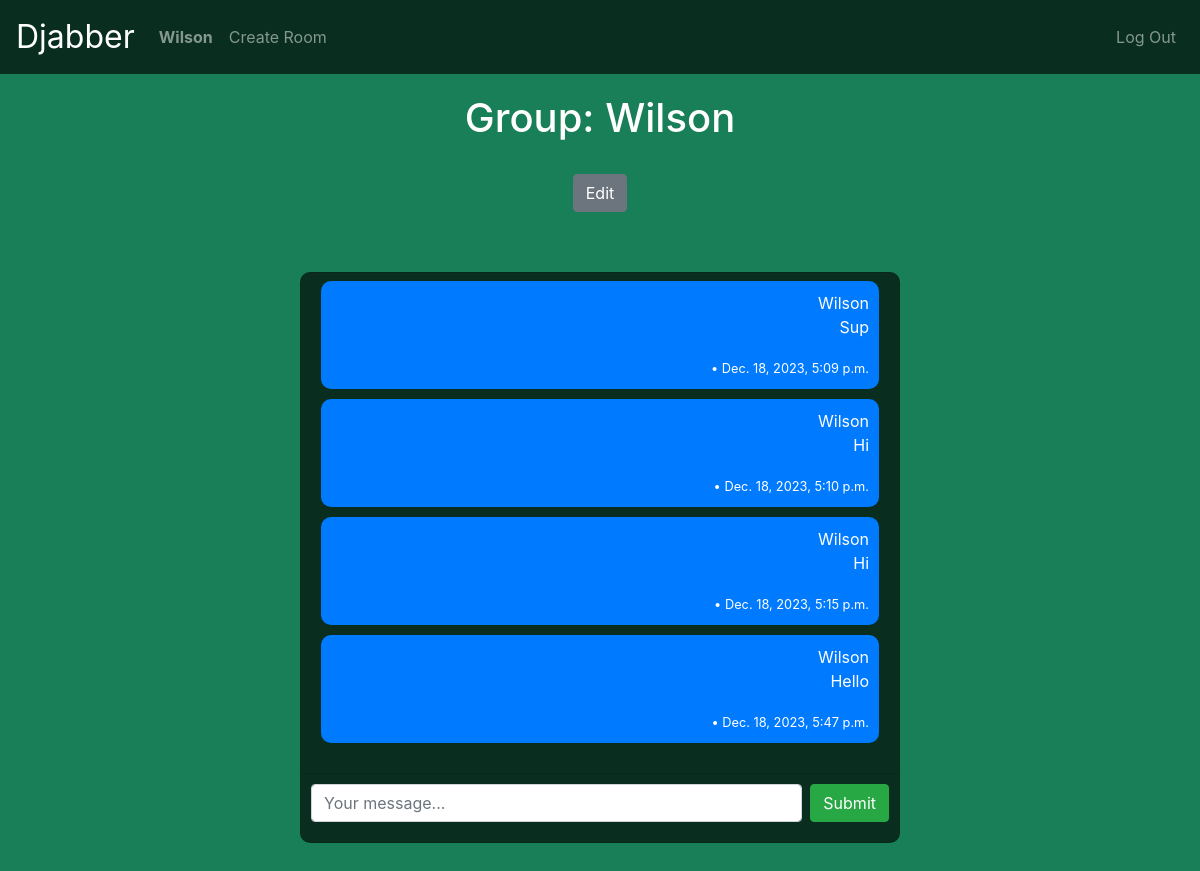
/wilson/ (signed in), run on the app's committed database.
### livechat/models.py (models this page shows, shortened)
class User(AbstractUser):
    pass

class Room(models.Model):
    owner = models.ForeignKey(User, on_delete=models.CASCADE, default=1)
    name = models.CharField(max_length=255)
    slug = models.SlugField(unique=True)
    members = models.ManyToManyField(User, related_name='rooms', blank=True, default=None)

class Message(models.Model):
    room = models.ForeignKey(Room, related_name='messages', on_delete=models.CASCADE)
    user = models.ForeignKey(User, related_name='messages', on_delete=models.CASCADE)
    content = models.TextField()
    date_added = models.DateTimeField(auto_now_add=True)
    class Meta:
        ordering = ('date_added',)

### livechat/views.py (the view)
# urls.py: path("<slug:slug>/", views.room, name="room"),
@login_required
def room(request, slug):
    try:
        room = Room.objects.get(slug=slug)
    except Room.DoesNotExist:
        message = "This room does not exist."
        return error(request, message)
    if request.user not in room.members.all():
        message = "You are not authorized to enter this room."
        return error(request, message)
    messages = Message.objects.filter(room=room).order_by('-date_added')[:25][::-1]
    return render(request, "livechat/room.html", {
            "room": room,
            "messages": messages
        })

### livechat/templates/livechat/room.html (shortened to what this page needs)
{% extends "livechat/layout.html" %}
{% load static %}
{% block body %}
    {% if user.is_authenticated %}
        <div class="header">
            <h1>Group: {{ room.name }}</h1>
            {% if user.id == room.owner.id %}
                <a href="{% url 'edit_room' room.slug %}" class="btn btn-secondary">Edit</a>
            {% else %}
                <a href="{% url 'leave_room' user.id room.id %}" class="btn btn-danger"
                    onclick="return confirm('Are you sure you want to leave this room?')">Leave group</a>
            {% endif %}
        </div>
        <div class="container-lg mt-4 d-flex align-items-center justify-content-center">
            <div class="card chat-window">
                <div class="card-body" id="chat-messages" style="height: 500px; overflow-y: auto;">
                {% for message in messages %}
                    <div class="message {% if message.user.id == user.id %}sender{% else %}receiver{% endif %}">
                        <p class="mb-0"> {{ message.user.username }}</p>
                        <p> {{ message.content }}</p>
                        <span class="small font-weight-normal"> • {{ message.date_added }}</span>
                    </div>
                {% endfor %}
                </div>
                <div class="card-footer">
                    <form method="post" action="." class="d-flex">
                        <input type="text" name="content" class="form-control flex-grow-1" placeholder="Your message..." id="chat-message-input" autofocus>
                        <button class="btn btn-success ml-2" id="chat-message-submit">
                            Submit
                        </button>
                    </form>
                </div>
            </div>
        </div>
    {% else %}
        <h1>Logged out</h1>
    {% endif %}
{% endblock %}

### livechat/templates/livechat/layout.html (shortened to what this page needs)
{% load static %}
<!DOCTYPE html>
<html lang="en">
    <head>
        <link rel="stylesheet" href="https://stackpath.bootstrapcdn.com/bootstrap/4.4.1/css/bootstrap.min.css">
        <link href="{% static 'livechat/styles.css' %}" rel="stylesheet">
        <link rel="stylesheet" href="https://cdnjs.cloudflare.com/ajax/libs/font-awesome/4.7.0/css/font-awesome.min.css">
    </head>
    <body>
        <nav class="navbar navbar-expand-md navbar-dark django-green-bg">
            <a class="navbar-brand" href="{% url 'index' %}">Djabber</a>
            <div class="collapse navbar-collapse">
                <ul class="navbar-nav mr-auto">
                    {% if user.is_authenticated %}
                        <li class="nav-item">
                            <a class="nav-link" href="/"><strong>{{ user.username }}</strong></a>
                        </li>
                        <li class="nav-item">
                            <a class="nav-link" href="{% url 'create_room' %}">Create Room</a>
                        </li>
                    {% endif %}
                </ul>
                <ul class="navbar-nav ml-auto">
                    {% if user.is_authenticated %}
                        <li class="nav-item">
                            <a class="nav-link" href="{% url 'logout' %}">Log Out</a>
                        </li>
                    {% endif %}
                </ul>
            </div>
        </nav>
        <div class="body">
            {% block body %}
            {% endblock %}
        </div>
    </body>
</html>

### livechat/static/livechat/styles.css (style rules this page uses)
nav .navbar-brand { font-size: xx-large; }
body { background-color: rgb(24, 127, 88); min-height: 100vh; overflow-x: hidden; }
.django-green-bg { background-color: rgb(9, 46, 32); }
.header { padding: 20px; text-align: center; color: white; font-size: 52px; }
.card.chat-window { width: 600px; background-color: rgb(9, 46, 32); margin-bottom: 10px; border-radius: 10px; }
.card.chat-window .message { padding: 10px; margin-bottom: 10px; border-radius: 10px; }
.card.chat-window .sender { background-color: #007bff; color: white; text-align: right; }
.card.chat-window .card-footer { background-color: rgb(9, 46, 32); padding: 10px; margin-bottom: 10px; }

### data on the page
User: username "Wilson"
Room: name "Wilson"
Message: user.username "Wilson", content "Sup", date_added "Dec. 18, 2023, 5:09 p.m."
Message: user.username "Wilson", content "Hi", date_added "Dec. 18, 2023, 5:10 p.m."
Message: user.username "Wilson", content "Hi", date_added "Dec. 18, 2023, 5:15 p.m."
Message: user.username "Wilson", content "Hello", date_added "Dec. 18, 2023, 5:47 p.m."
